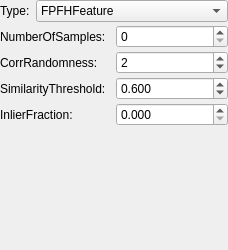
                 <widget class="QWidget" name="scrollAreaWidgetContents_3">
                  <property name="geometry">
                   <rect>
                    <x>0</x>
                    <y>0</y>
                    <width>228</width>
                    <height>250</height>
                   </rect>
                  </property>
                  <layout class="QVBoxLayout" name="verticalLayout_28">
                   <property name="spacing">
                    <number>3</number>
                   </property>
                   <property name="leftMargin">
                    <number>0</number>
                   </property>
                   <property name="topMargin">
                    <number>0</number>
                   </property>
                   <property name="rightMargin">
                    <number>0</number>
                   </property>
                   <property name="bottomMargin">
                    <number>0</number>
                   </property>
                   <item>
                    <layout class="QHBoxLayout" name="horizontalLayout_57">
                     <item>
                      <widget class="QLabel" name="label_54">
                       <property name="text">
                        <string>Type: </string>
                       </property>
                      </widget>
                     </item>
                     <item>
                      <widget class="QComboBox" name="cbox_feature">
                       <property name="sizePolicy">
                        <sizepolicy hsizetype="Expanding" vsizetype="Fixed">
                         <horstretch>0</horstretch>
                         <verstretch>0</verstretch>
                        </sizepolicy>
                       </property>
                       <item>
                        <property name="text">
                         <string>FPFHFeature</string>
                        </property>
                       </item>
                       <item>
                        <property name="text">
                         <string>SHOTFeature</string>
                        </property>
                       </item>
                      </widget>
                     </item>
                    </layout>
                   </item>
                   <item>
                    <layout class="QHBoxLayout" name="horizontalLayout_33">
                     <item>
                      <widget class="QLabel" name="label_31">
                       <property name="text">
                        <string>NumberOfSamples: </string>
                       </property>
                      </widget>
                     </item>
                     <item>
                      <widget class="QSpinBox" name="spin_nr_samples_2">
                       <property name="maximum">
                        <number>99999</number>
                       </property>
                      </widget>
                     </item>
                    </layout>
                   </item>
                   <item>
                    <layout class="QHBoxLayout" name="horizontalLayout_34">
                     <item>
                      <widget class="QLabel" name="label_32">
                       <property name="text">
                        <string>CorrRandomness: </string>
                       </property>
                      </widget>
                     </item>
                     <item>
                      <widget class="QSpinBox" name="spin_k">
                       <property name="sizePolicy">
                        <sizepolicy hsizetype="Ignored" vsizetype="Fixed">
                         <horstretch>0</horstretch>
                         <verstretch>0</verstretch>
                        </sizepolicy>
                       </property>
                       <property name="suffix">
                        <string/>
                       </property>
                       <property name="prefix">
                        <string/>
                       </property>
                       <property name="maximum">
                        <number>99999</number>
                       </property>
                       <property name="value">
                        <number>2</number>
                       </property>
                      </widget>
                     </item>
                    </layout>
                   </item>
                   <item>
                    <layout class="QHBoxLayout" name="horizontalLayout_35">
                     <item>
                      <widget class="QLabel" name="label_33">
                       <property name="text">
                        <string>SimilarityThreshold: </string>
                       </property>
                      </widget>
                     </item>
                     <item>
                      <widget class="QDoubleSpinBox" name="dspin_similarity_threshold">
                       <property name="sizePolicy">
                        <sizepolicy hsizetype="Ignored" vsizetype="Fixed">
                         <horstretch>0</horstretch>
                         <verstretch>0</verstretch>
                        </sizepolicy>
                       </property>
                       <property name="prefix">
                        <string/>
                       </property>
                       <property name="decimals">
                        <number>3</number>
                       </property>
                       <property name="maximum">
                        <double>99999.000000000000000</double>
                       </property>
                       <property name="value">
                        <double>0.600000000000000</double>
                       </property>
                      </widget>
                     </item>
                    </layout>
                   </item>
                   <item>
                    <layout class="QHBoxLayout" name="horizontalLayout_36">
                     <item>
                      <widget class="QLabel" name="label_34">
                       <property name="text">
                        <string>InlierFraction: </string>
                       </property>
                      </widget>
                     </item>
                     <item>
                      <widget class="QDoubleSpinBox" name="dspin_inlier_fraction">
                       <property name="sizePolicy">
                        <sizepolicy hsizetype="Ignored" vsizetype="Fixed">
                         <horstretch>0</horstretch>
                         <verstretch>0</verstretch>
                        </sizepolicy>
                       </property>
                       <property name="prefix">
                        <string/>
                       </property>
                       <property name="decimals">
                        <number>3</number>
                       </property>
                       <property name="maximum">
                        <double>99999.000000000000000</double>
                       </property>
                      </widget>
                     </item>
                    </layout>
                   </item>
                   <item>
                    <spacer name="verticalSpacer_4">
                     <property name="orientation">
                      <enum>Qt::Vertical</enum>
                     </property>
                     <property name="sizeHint" stdset="0">
                      <size>
                       <width>20</width>
                       <height>40</height>
                      </size>
                     </property>
                    </spacer>
                   </item>
                  </layout>
                 </widget>
